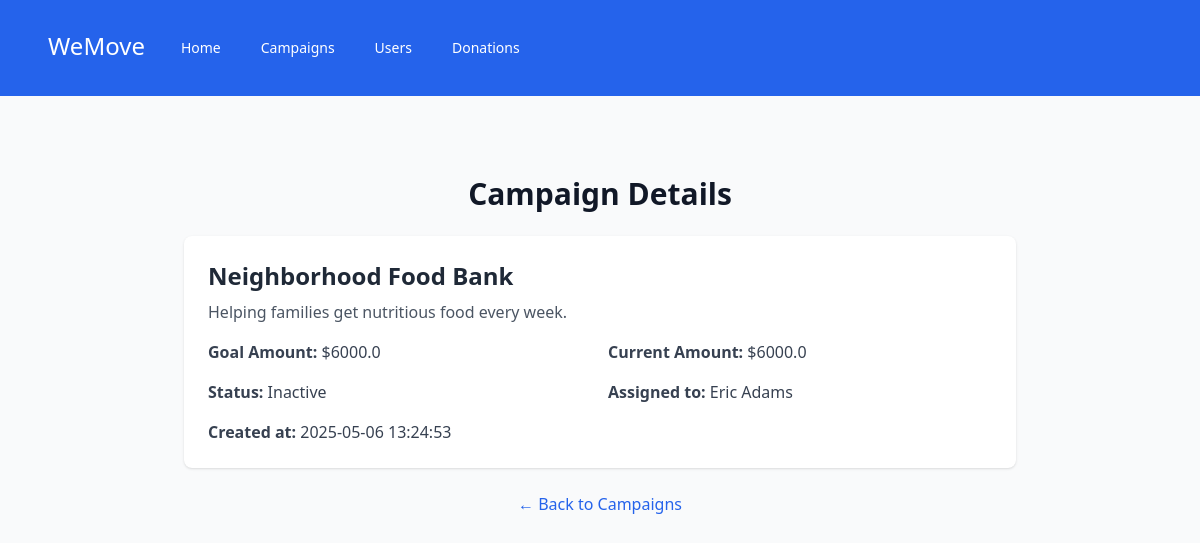
The app's page /campaigns/2, older data.
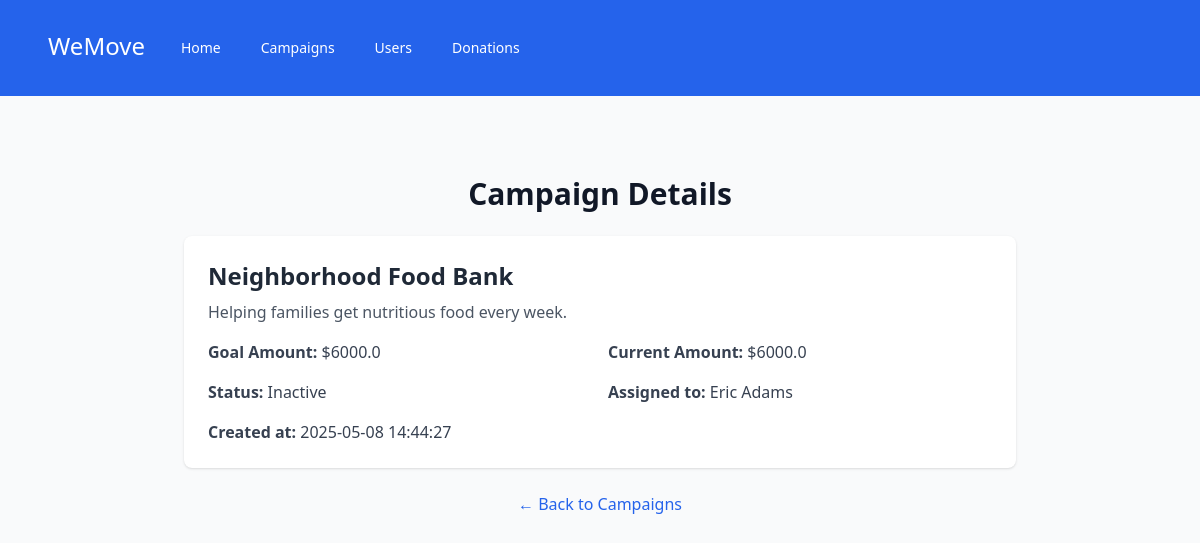
The same page, newer data.
### tables this page shows
CREATE TABLE campaigns (
    id INTEGER PRIMARY KEY AUTOINCREMENT,
    user_id INTEGER NOT NULL,
    title TEXT NOT NULL,
    description TEXT,
    goal_amount REAL,
    current_amount REAL DEFAULT 0,
    is_active INTEGER DEFAULT 1,
    created_at TEXT DEFAULT CURRENT_TIMESTAMP,
    FOREIGN KEY (user_id) REFERENCES users(id) ON DELETE CASCADE
);

### app/campaigns/__init__.py (the view)
@bp.route('/<int:campaign_id>', endpoint='campaign_detail')
def get_campaign(campaign_id):
    db = get_db()
    results = db.execute(campaigns.GET_CAMPAIGN_BY_ID, (campaign_id,)).fetchone()
    return render_template('campaigns/detail.html', campaign=results)

### app/database/db.py (called while the page is built)
def get_db():
    if 'db' not in g:
        g.db = sqlite3.connect(
            current_app.config['DATABASE'],
            detect_types=sqlite3.PARSE_DECLTYPES
        )
        g.db.row_factory = sqlite3.Row
    return g.db

### app/templates/campaigns/detail.html
{% extends 'base.html' %}
{% block body %}
<div class="max-w-4xl mx-auto py-8 px-4 sm:px-6 lg:px-8">
    <h1 class="text-3xl font-semibold text-gray-900 mb-6 text-center">Campaign Details</h1>
    <div class="bg-white shadow rounded-lg p-6 space-y-4">
        <div>
            <h2 class="text-2xl font-bold text-gray-800">{{ campaign.title }}</h2>
            <p class="text-gray-600 mt-2">{{ campaign.description }}</p>
        </div>
        <div class="grid grid-cols-1 sm:grid-cols-2 gap-4 text-gray-700">
            <p><span class="font-semibold">Goal Amount:</span> ${{ campaign.goal_amount }}</p>
            <p><span class="font-semibold">Current Amount:</span> ${{ campaign.current_amount }}</p>
            <p><span class="font-semibold">Status:</span> {% if campaign.is_active %}Active{% else %}Inactive{% endif %}</p>
            <p><span class="font-semibold">Assigned to:</span> {{ campaign.name }}</p>
            <p class="sm:col-span-2"><span class="font-semibold">Created at:</span> {{ campaign.created_at }}</p>
        </div>
    </div>
    <div class="mt-6 text-center">
        <a href="{{ url_for('campaigns.campaign_list') }}" class="text-blue-600 hover:underline">← Back to Campaigns</a>
    </div>
</div>
{% endblock %}

Row changes from the older to the newer data that the page shows:
changed campaigns "Neighborhood Food Bank": created_at "2025-05-06 13:24:53" → "2025-05-08 14:44:27"
